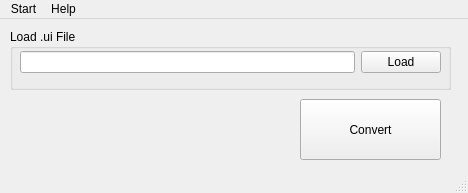
<?xml version="1.0" encoding="UTF-8"?>
<ui version="4.0">
 <class>MainWindow</class>
 <widget class="QMainWindow" name="MainWindow">
  <property name="geometry">
   <rect>
    <x>0</x>
    <y>0</y>
    <width>468</width>
    <height>193</height>
   </rect>
  </property>
  <property name="windowTitle">
   <string>MainWindow</string>
  </property>
  <widget class="QWidget" name="centralwidget">
   <widget class="QGroupBox" name="groupBox">
    <property name="geometry">
     <rect>
      <x>10</x>
      <y>10</y>
      <width>441</width>
      <height>61</height>
     </rect>
    </property>
    <property name="title">
     <string>Load .ui File</string>
    </property>
    <widget class="QWidget" name="">
     <property name="geometry">
      <rect>
       <x>10</x>
       <y>20</y>
       <width>421</width>
       <height>26</height>
      </rect>
     </property>
     <layout class="QHBoxLayout" name="horizontalLayout">
      <item>
       <widget class="QLineEdit" name="lineEdit"/>
      </item>
      <item>
       <widget class="QPushButton" name="loadBtn">
        <property name="text">
         <string>Load</string>
        </property>
       </widget>
      </item>
     </layout>
    </widget>
   </widget>
   <widget class="QPushButton" name="exeBtn">
    <property name="geometry">
     <rect>
      <x>300</x>
      <y>80</y>
      <width>141</width>
      <height>61</height>
     </rect>
    </property>
    <property name="text">
     <string>Convert</string>
    </property>
   </widget>
  </widget>
  <widget class="QMenuBar" name="menubar">
   <property name="geometry">
    <rect>
     <x>0</x>
     <y>0</y>
     <width>468</width>
     <height>22</height>
    </rect>
   </property>
   <widget class="QMenu" name="menuStart">
    <property name="title">
     <string>Start</string>
    </property>
    <addaction name="actionLoad_File"/>
    <addaction name="separator"/>
    <addaction name="actionExit"/>
   </widget>
   <widget class="QMenu" name="menuHelp">
    <property name="title">
     <string>Help</string>
    </property>
    <addaction name="actionVersion"/>
    <addaction name="actionHelp"/>
   </widget>
   <addaction name="menuStart"/>
   <addaction name="menuHelp"/>
  </widget>
  <widget class="QStatusBar" name="statusbar"/>
  <action name="actionLoad_File">
   <property name="text">
    <string>Load File</string>
   </property>
  </action>
  <action name="actionExit">
   <property name="text">
    <string>Exit</string>
   </property>
  </action>
  <action name="actionVersion">
   <property name="text">
    <string>Version</string>
   </property>
  </action>
  <action name="actionHelp">
   <property name="text">
    <string>Help</string>
   </property>
  </action>
 </widget>
 <resources/>
 <connections/>
</ui>
